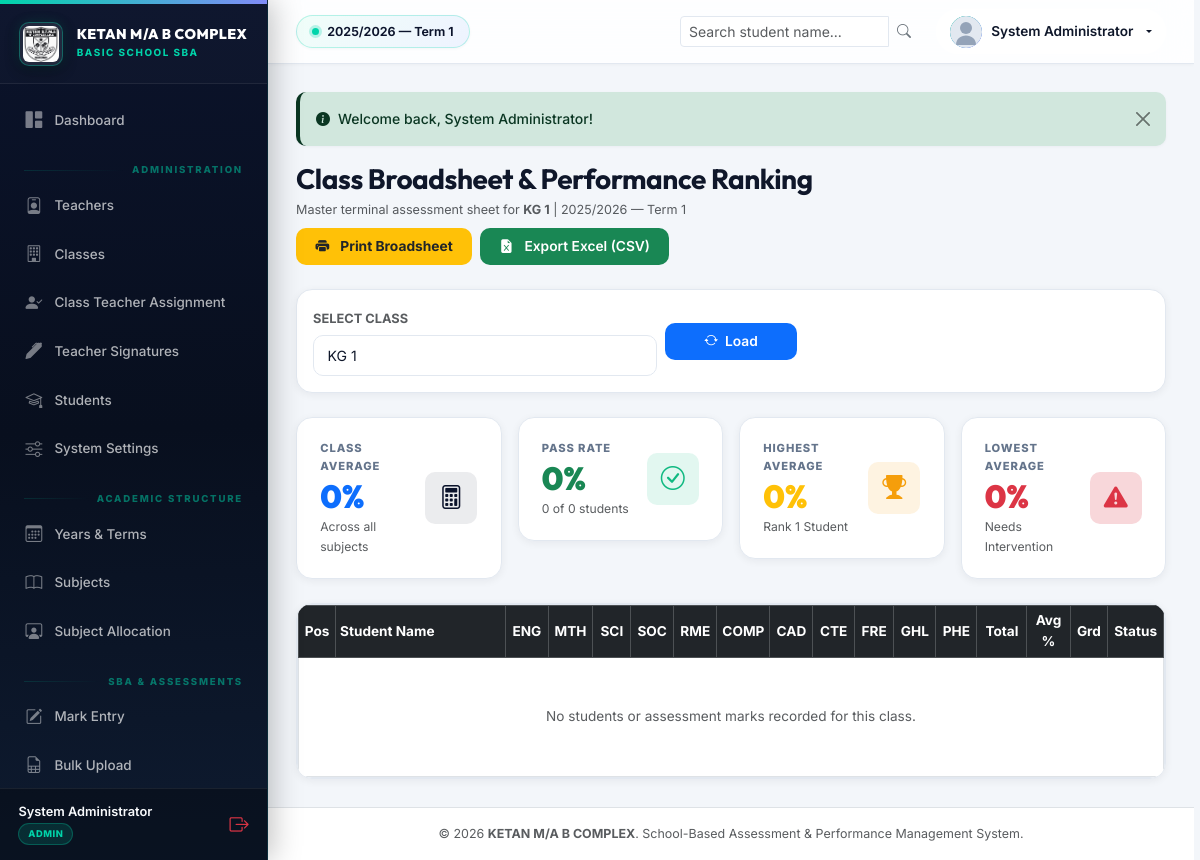
The app's page /broadsheet.php (signed in) with its own data.
### tables this page shows
CREATE TABLE `academic_years` (
  `id` INT AUTO_INCREMENT PRIMARY KEY,
  `year_name` VARCHAR(30) NOT NULL UNIQUE,
  `is_active` TINYINT(1) NOT NULL DEFAULT 0,
  `start_date` DATE DEFAULT NULL,
  `end_date` DATE DEFAULT NULL,
  `created_at` TIMESTAMP DEFAULT CURRENT_TIMESTAMP,
  INDEX `idx_academic_years_active` (`is_active`)
);

CREATE TABLE `terms` (
  `id` INT AUTO_INCREMENT PRIMARY KEY,
  `academic_year_id` INT NOT NULL,
  `term_name` VARCHAR(30) NOT NULL,
  `is_active` TINYINT(1) NOT NULL DEFAULT 0,
  `next_term_start_date` DATE DEFAULT NULL,
  `created_at` TIMESTAMP DEFAULT CURRENT_TIMESTAMP,
  INDEX `idx_terms_active` (`is_active`),
  UNIQUE KEY `unique_term_per_year` (`academic_year_id`, `term_name`),
  FOREIGN KEY (`academic_year_id`) REFERENCES `academic_years` (`id`) ON DELETE CASCADE
);

CREATE TABLE `classes` (
  `id` INT AUTO_INCREMENT PRIMARY KEY,
  `class_name` VARCHAR(50) NOT NULL UNIQUE,
  `class_code` VARCHAR(20) DEFAULT NULL,
  `display_order` INT NOT NULL DEFAULT 0,
  `status` ENUM('active', 'inactive') NOT NULL DEFAULT 'active',
  `class_teacher_id` INT DEFAULT NULL,
  `class_teacher_assigned_at` DATETIME DEFAULT NULL,
  `created_at` TIMESTAMP DEFAULT CURRENT_TIMESTAMP,
  INDEX `idx_classes_status` (`status`),
  INDEX `idx_classes_order` (`display_order`),
  FOREIGN KEY (`class_teacher_id`) REFERENCES `users` (`id`) ON DELETE SET NULL
);

CREATE TABLE `subjects` (
  `id` INT AUTO_INCREMENT PRIMARY KEY,
  `subject_name` VARCHAR(100) NOT NULL,
  `subject_code` VARCHAR(20) NOT NULL UNIQUE,
  `category` ENUM('core', 'elective') NOT NULL DEFAULT 'core',
  `status` ENUM('active', 'inactive') NOT NULL DEFAULT 'active',
  `display_order` INT NOT NULL DEFAULT 0,
  `created_at` TIMESTAMP DEFAULT CURRENT_TIMESTAMP,
  INDEX `idx_subjects_status` (`status`)
);

### config/config.php (called while the page is built, shortened)
<?php
function url(string $path = ''): string
{
    $cleanPath = ltrim($path, '/');
    return rtrim(BASE_URL, '/') . ($cleanPath ? '/' . $cleanPath : '');
}
function asset(string $path = ''): string
{
    return url('assets/' . ltrim($path, '/'));
}
function getFlashes(): array
{
    $flashes = $_SESSION['flashes'] ?? [];
    return $flashes;
}
function getActiveAcademicYear(): ?array
{
    static $year = null;
    if ($year === null) {
        try {
            $db = getDB();
            if ($db instanceof PDO) {
                $stmt = $db->query("SELECT * FROM academic_years WHERE is_active = 1 LIMIT 1");
                $year = $stmt->fetch() ?: null;
            }
        } catch (Throwable $e) {
            $year = null;
        }
    }
    return $year;
}
function getActiveTerm(): ?array
{
    static $term = null;
    if ($term === null) {
        try {
            $db = getDB();
            if ($db instanceof PDO) {
                $stmt = $db->query("
                    SELECT t.*, y.year_name
                    FROM terms t
                    JOIN academic_years y ON t.academic_year_id = y.id
                    WHERE t.is_active = 1 AND y.is_active = 1
                    LIMIT 1
                ");
                $term = $stmt->fetch() ?: null;
            }
        } catch (Throwable $e) {
            $term = null;
        }
    }
    return $term;
}

### config/session.php (called while the page is built, shortened)
<?php
require_once __DIR__ . '/config.php';
function isLoggedIn(): bool {
    return !empty($_SESSION['user_id']) && !empty($_SESSION['user_role']);
}
function currentUser(): ?array {
    return [
        'id'        => $_SESSION['user_id'],
        'username'  => $_SESSION['user_username'] ?? '',
        'full_name' => $_SESSION['user_full_name'] ?? '',
        'email'     => $_SESSION['user_email'] ?? '',
        'role'      => $_SESSION['user_role'] ?? '',
        'phone'     => $_SESSION['user_phone'] ?? ''
    ];
}

### broadsheet.php (the view, shortened to what this page needs)
<?php
require_once __DIR__ . '/config/config.php';
require_once __DIR__ . '/config/session.php';
$db = getDB();
$activeYear = getActiveAcademicYear();
$activeTerm = getActiveTerm();
$yearId = isset($_GET['year_id']) ? (int)$_GET['year_id'] : ($activeYear['id'] ?? 1);
$termId = isset($_GET['term_id']) ? (int)$_GET['term_id'] : ($activeTerm['id'] ?? 1);
$allClasses = $db->query("SELECT id, class_name FROM classes WHERE status = 'active' ORDER BY display_order ASC")->fetchAll();
$selectedClassId = isset($_GET['class_id']) ? (int)$_GET['class_id'] : ($allClasses[0]['id'] ?? 0);
$classInfo = $db->prepare("SELECT * FROM classes WHERE id = ?");
$classInfo->execute([$selectedClassId]);
$currentClass = $classInfo->fetch();
$subjectsStmt = $db->query("SELECT id, subject_name, subject_code FROM subjects WHERE status = 'active' ORDER BY display_order ASC");
$subjects = $subjectsStmt->fetchAll();
$studentRanks = [];
usort($studentRanks, function($a, $b) {
    return $b['average'] <=> $a['average'];
});
$classTotalAvg = 0;
$highestScore = 0;
$lowestScore = 100;
$totalPass = 0;
$studentCount = count($studentRanks);
if ($studentCount > 0) {
    $sumAvg = 0;
    foreach ($studentRanks as $sr) {
        $sumAvg += $sr['average'];
        if ($sr['average'] > $highestScore) $highestScore = $sr['average'];
        if ($sr['average'] < $lowestScore) $lowestScore = $sr['average'];
        if ($sr['status'] === 'Pass') $totalPass++;
    }
    $classTotalAvg = round($sumAvg / $studentCount, 1);
    $passRate = round(($totalPass / $studentCount) * 100, 1);
} else {
    $lowestScore = 0;
    $passRate = 0;
}
require_once __DIR__ . '/includes/header.php';
require_once __DIR__ . '/includes/sidebar.php';
require_once __DIR__ . '/includes/navbar.php';
?>
<div class="d-flex justify-content-between align-items-center mb-4 flex-wrap gap-2 no-print">
    <div>
        <h2 class="h3 fw-bold mb-1" style="font-family: 'Outfit';">Class Broadsheet & Performance Ranking</h2>
        <div class="text-muted small">
            Master terminal assessment sheet for <strong><?= htmlspecialchars($currentClass['class_name'] ?? '') ?></strong> |
            <?= htmlspecialchars($activeYear['year_name'] ?? '') ?> — <?= htmlspecialchars($activeTerm['term_name'] ?? '') ?>
        </div>
    </div>
    <div class="d-flex gap-2">
        <button type="button" class="btn btn-warning fw-bold text-dark" onclick="window.print()">
            <i class="bi bi-printer-fill me-1"></i> Print Broadsheet
        </button>
        <a href="<?= url("broadsheet.php?class_id={$selectedClassId}&year_id={$yearId}&term_id={$termId}&export=csv") ?>" class="btn btn-success">
            <i class="bi bi-file-earmark-excel-fill me-1"></i> Export Excel (CSV)
        </a>
    </div>
</div>
<div class="card-custom mb-4 p-3 bg-white no-print">
    <form method="GET" action="broadsheet.php" class="row g-2 align-items-center">
        <div class="col-md-5">
            <label class="form-label small fw-bold text-muted text-uppercase">Select Class</label>
            <select name="class_id" class="form-select" onchange="this.form.submit()">
                <?php foreach ($allClasses as $c): ?>
                    <option value="<?= $c['id'] ?>" <?= $selectedClassId === (int)$c['id'] ? 'selected' : '' ?>>
                        <?= htmlspecialchars($c['class_name']) ?>
                    </option>
                <?php endforeach; ?>
            </select>
        </div>
        <div class="col-md-2 d-flex align-items-end">
            <button type="submit" class="btn btn-primary w-100"><i class="bi bi-arrow-repeat"></i> Load</button>
        </div>
    </form>
</div>
<div class="row g-3 mb-4 no-print">
    <div class="col-sm-6 col-lg-3">
        <div class="stat-card">
            <div>
                <div class="stat-title">Class Average</div>
                <div class="stat-value text-primary"><?= $classTotalAvg ?>%</div>
                <div class="stat-meta text-muted">Across all subjects</div>
            </div>
            <div class="stat-icon-wrapper stat-icon-primary"><i class="bi bi-calculator"></i></div>
        </div>
    </div>
    <div class="col-sm-6 col-lg-3">
        <div class="stat-card">
            <div>
                <div class="stat-title">Pass Rate</div>
                <div class="stat-value text-success"><?= $passRate ?>%</div>
                <div class="stat-meta text-muted"><?= $totalPass ?> of <?= $studentCount ?> students</div>
            </div>
            <div class="stat-icon-wrapper stat-icon-success"><i class="bi bi-check-circle"></i></div>
        </div>
    </div>
    <div class="col-sm-6 col-lg-3">
        <div class="stat-card">
            <div>
                <div class="stat-title">Highest Average</div>
                <div class="stat-value text-warning"><?= $highestScore ?>%</div>
                <div class="stat-meta text-muted">Rank 1 Student</div>
            </div>
            <div class="stat-icon-wrapper stat-icon-warning"><i class="bi bi-trophy-fill"></i></div>
        </div>
    </div>
    <div class="col-sm-6 col-lg-3">
        <div class="stat-card">
            <div>
                <div class="stat-title">Lowest Average</div>
                <div class="stat-value text-danger"><?= $lowestScore ?>%</div>
                <div class="stat-meta text-muted">Needs Intervention</div>
            </div>
            <div class="stat-icon-wrapper bg-danger-subtle text-danger"><i class="bi bi-exclamation-triangle-fill"></i></div>
        </div>
    </div>
</div>
<div class="card-custom">
    <div class="table-responsive">
        <table class="table table-bordered table-sm table-hover mb-0" style="font-size: 0.85rem;">
            <thead class="table-dark align-middle text-center">
                <tr>
                    <th style="width: 50px;">Pos</th>
                    <th class="text-start" style="min-width: 170px;">Student Name</th>
                    <?php foreach ($subjects as $sub): ?>
                        <th title="<?= htmlspecialchars($sub['subject_name']) ?>" style="width: 60px;">
                            <?= htmlspecialchars($sub['subject_code']) ?>
                        </th>
                    <?php endforeach; ?>
                    <th style="width: 80px;">Total</th>
                    <th style="width: 75px;">Avg %</th>
                    <th style="width: 55px;">Grd</th>
                    <th style="width: 70px;">Status</th>
                </tr>
            </thead>
            <tbody>
                <?php if (empty($studentRanks)): ?>
                    <tr><td colspan="<?= 6 + count($subjects) ?>" class="text-center py-5 text-muted">No students or assessment marks recorded for this class.</td></tr>
                <?php endif; ?>
            </tbody>
        </table>
    </div>
</div>
<?php require_once __DIR__ . '/includes/footer.php'; ?>

### includes/navbar.php (shortened to what this page needs)
<?php
$user = currentUser();
$term = getActiveTerm();
$year = getActiveAcademicYear();
?>
<main class="app-main">
    <header class="app-topbar no-print">
        <div class="topbar-left">
            <?php if ($term && $year): ?>
                <div class="term-pill-badge" title="Current Academic Period">
                    <span class="term-pill-dot"></span>
                    <span><?= htmlspecialchars($year['year_name']) ?> — <?= htmlspecialchars($term['term_name']) ?></span>
                </div>
            <?php else: ?>
                <span class="badge bg-danger">No Active Academic Term</span>
            <?php endif; ?>
        </div>
        <div class="topbar-right">
            <form action="<?= url('students.php') ?>" method="GET" class="d-none d-md-flex align-items-center">
                <div class="input-group input-group-sm" style="width: 240px;">
                    <input type="text" name="q" class="form-control" placeholder="Search student name..." value="<?= htmlspecialchars($_GET['q'] ?? '') ?>">
                    <button class="btn btn-outline-secondary" type="submit"><i class="bi bi-search"></i></button>
                </div>
            </form>
            <div class="dropdown">
                <button class="user-profile-btn dropdown-toggle border-0" type="button" data-bs-toggle="dropdown" aria-expanded="false">
                    <img src="<?= asset('images/default-avatar.svg') ?>" alt="Avatar" class="user-avatar-sm">
                    <span class="d-none d-sm-inline font-weight-bold" style="font-size: 0.85rem; font-weight: 600;">
                        <?= htmlspecialchars($user['full_name'] ?? 'User') ?>
                    </span>
                </button>
            </div>
        </div>
    </header>
    <div class="app-content">
        <?php foreach (getFlashes() as $flash): ?>
            <div class="alert alert-<?= htmlspecialchars($flash['type']) ?> alert-dismissible fade show d-flex align-items-center gap-2 mb-3" role="alert">
                <i class="bi bi-info-circle-fill"></i>
                <div><?= htmlspecialchars($flash['message']) ?></div>
                <button type="button" class="btn-close" data-bs-dismiss="alert" aria-label="Close"></button>
            </div>
        <?php endforeach; ?>

### records on screen
academic_years: year_name "2025/2026"
terms: term_name "Term 1"
classes: class_name "KG 1"
subjects: subject_code "ENG"
subjects: subject_code "MTH"
subjects: subject_code "SCI"
subjects: subject_code "SOC"
subjects: subject_code "RME"
subjects: subject_code "COMP"
subjects: subject_code "CAD"
subjects: subject_code "CTE"
subjects: subject_code "FRE"
subjects: subject_code "GHL"
subjects: subject_code "PHE"

### other values on screen
$user['full_name'] "System Administrator"
$role "ADMIN"
$flash['message'] "Welcome back, System Administrator!"
$classTotalAvg "0"
$passRate "0"
$totalPass "0"
$studentCount "0"
$highestScore "0"
$lowestScore "0"
getSetting('school_name', 'KETAN M/A B COMPLEX') "KETAN M/A B COMPLEX"
form field class_id "KG 1"
